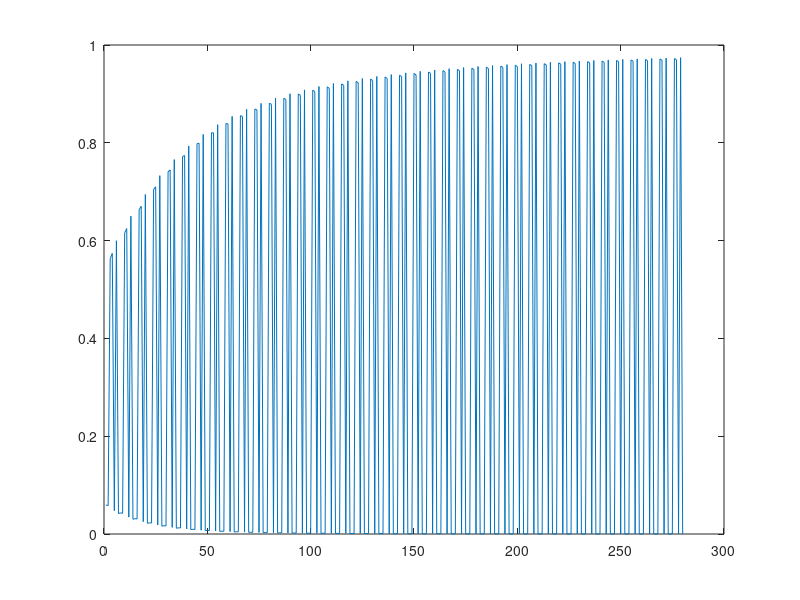

Write the MATLAB code that produced this figure.
close all;
clear all;
clc;

%Entrada
E = [0.9, 0.8, 0.3, 0.1, 0.5, 0.5, 0.7;
     0.3, 0.5, 0.1, 0, 0.7, 0.1, 0.8]';

Yd = [1, 1, 0, 0, 1, 0, 1]';

w1 = rand(4, 2);   % C1
w2 = rand(4, 4);   % C2
w3 = rand(1, 4);   % CSalida
alpha = 0.3;       % Tasa de aprendizaje
epocas = 40
;

%Entrenamiento
EG=[];
for ep = 1:epocas
    for patron = 1:size(E,1)
        x = E(patron, :)';
        yd = Yd(patron);

        %Ff
        z1 = w1 * x;
        O1 = 1 ./ (1 + exp(-z1));

        z2 = w2 * O1;
        O2 = 1 ./ (1 + exp(-z2));

        z3 = w3 * O2;
        O3 = 1 ./ (1 + exp(-z3));
        Yo = O3;

        %Bckpp
        Error_salida = (yd - Yo)^2;
        EG=[EG,Error_salida];
        dO3 = Yo * (1 - Yo);
        E3 = Error_salida * dO3;

        E2 = zeros(4, 1);
        for j = 1:4
            E2(j) = O2(j) * (1 - O2(j)) * (w3(1, j) * E3);
        end

        E1 = zeros(4, 1);
        for j = 1:4
            suma = 0;
            for k = 1:4
                suma += w2(k, j) * E2(k);
            end
            E1(j) = O1(j) * (1 - O1(j)) * suma;
        end

        %pesos actualizados
        for i = 1:4
            w3(1, i) = w3(1, i) + alpha * E3 * O2(i);
        end

        for i = 1:4
            for j = 1:4
                w2(i, j) = w2(i, j) + alpha * E2(i) * O1(j);
            end
        end

        for i = 1:4
            for j = 1:2
                w1(i, j) = w1(i, j) + alpha * E1(i) * x(j);
            end
        end
    end
end
%Grafica del descenso del gradiente
plot(EG)